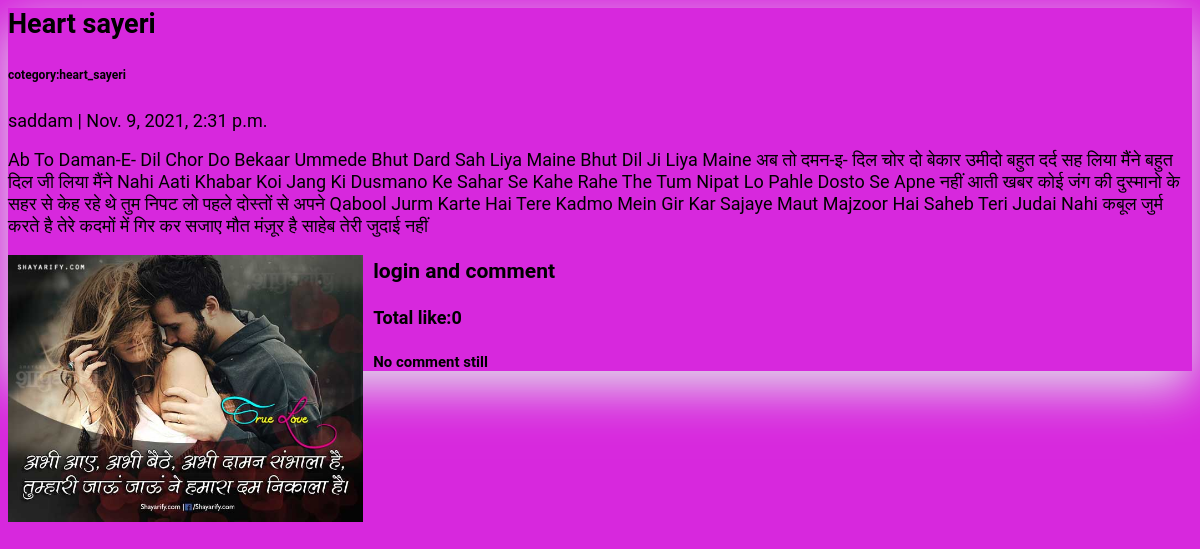
Before: /postbyid23 with the older database file.
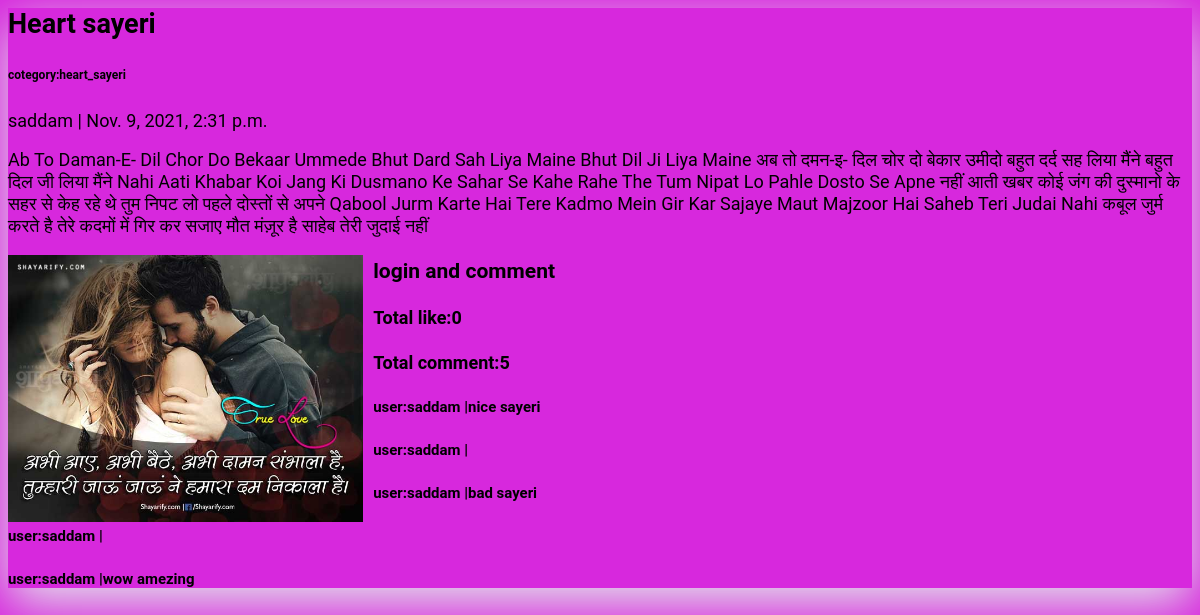
After: the same page with the newer database file.
### blog_app/models.py (models this page shows, shortened)
class blogcomment(models.Model):
    sn=models.AutoField(primary_key=True)
    comment=models.TextField()
    userc=models.ForeignKey(User, on_delete=models.CASCADE)
    post=models.ForeignKey(Post, on_delete=models.CASCADE)
    postid=models.IntegerField(null=True)
    parent=models.ForeignKey('self', on_delete=models.CASCADE, null=True)
    timestamp=models.DateTimeField(default=now)

### blog_app/views.py (the view)
# urls.py: path('postbyid<int:id>',views.postbyid,name='postbyid'),
def postbyid(request,id):
    data =Post.objects.get(id=id)
    lk=bloglike.objects.filter(postid=id)
    cm=blogcomment.objects.filter(postid=id)
    user=request.user
    print("===============",user)
    return render(request,'postbyid.html',{'post':data,'cm':cm,'like':lk,'user':user})

### blog_app/templates/postbyid.html (shortened to what this page needs)
{% block content %}
<div class="container">
    <div class="row">
        <div class="col-md-6 mx-auto ">
            <div class="card mb-4">
                <div class="card-body">
                    <h2 class="card-title">{{ post.title }}</h2>
                    <h6>cotegory:{{post.cotegory}}</h6>
                    <p class="card-text text-muted h6">{{ post.author }} | {{ post.created_on}} </p>
                    <p class="card-text">{{post.content|slice:":10000" }} </p>
                </div>
                <p> <img src="{{ post.image.url }}" class="img-responsive" style="width: 30%; float: left; margin-right: 10px;" /></p>
                {% if user.is_authenticated %}
                <form method="POST" action="/like">
                    {% csrf_token%}
                    <input type="hidden" name="postauthor" value="{{post.author}}">
                     <input type="hidden" name="postid" value="{{post.id}}">
                    <input type="submit" value="like">
                </form>
                <form method="POST" action="/comment">
                    {% csrf_token%}
                    <input type="textarea" name="comment">
                    <input type="hidden" name="postauthor" value="{{post.author}}">
                     <input type="hidden" name="postid" value="{{post.id}}">
                    <input type="submit" value="comment">
                </form>  {%else%}
                <h3>login and comment</h3>
                {% endif %}
                <h4>Total like:{{like.count}}</h4>
                     {% if cm.count %}
                    <h4>Total comment:{{cm.count}}</h4>
                    {%else%}
                    <h5>No comment still</h5>
                    {%endif%}
                {% for data in cm%}
                <h5>user:{{data.userc}} |{{data.comment}}</h5>
                {%endfor%}
            </div>
        </div>
    </div>
</div>
{%endblock%}

Changed rows visible on the page:
added blogcomment: userc "saddam", comment "nice sayeri"
added blogcomment: userc "saddam"
added blogcomment: userc "saddam", comment "bad sayeri"
added blogcomment: userc "saddam"
added blogcomment: userc "saddam", comment "wow amezing"
Other visible differences:
{{ cm.count }}: (not shown) → "5"
text no longer shown: "No comment still"
text now shown: "Total comment:"
